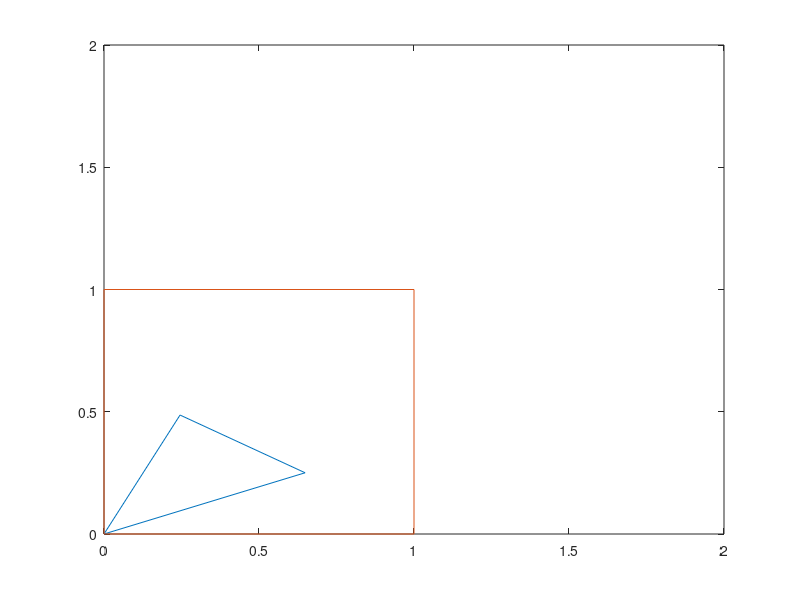

MATLAB code for this plot: (Note: this script raises an error after producing the figure.)
clc;
close all;
insidepoint = 0;
x1 = 0, y1 = 0;
x2 = rand(1), y2 = rand(1);
x3 = rand(1), y3 = rand(1);

max_dot = input('How many times do you want to put dot : ');

%0, 0, 20, 0, 10, 30, 10, 15

x = [ x1 x2 x3 0];
y = [ y1 y2 y3 0];
plot(x,y);
hold on;

x = [ 0 0 1 1 0];
y = [ 0 1 1 0 0];
plot(x,y);
hold on;

xlim([0 2])
ylim([0 2])
%hold on;

for i = 1:max_dot

    a = rand(1);
    b = rand(1);


 isInside =  CheckInside(x1,y1,x2,y2,x3,y3,a,b);
disp(isInside);

if(isInside == 1)
   insidepoint = insidepoint + 1;
   plot(a,b,'g.');
else
   plot(a,b,'r.'); 
end
pause(0.01);

hold on;


end
anss = 1;

disp("total points inside the area(M) = "+insidepoint);
disp("total points plotted(N) = "+max_dot);
disp("Area of known figure(A) = "+anss+" m^2");
disp("Area of unknown figure (F = (M/N)*A) = "+(insidepoint/max_dot)*anss);

